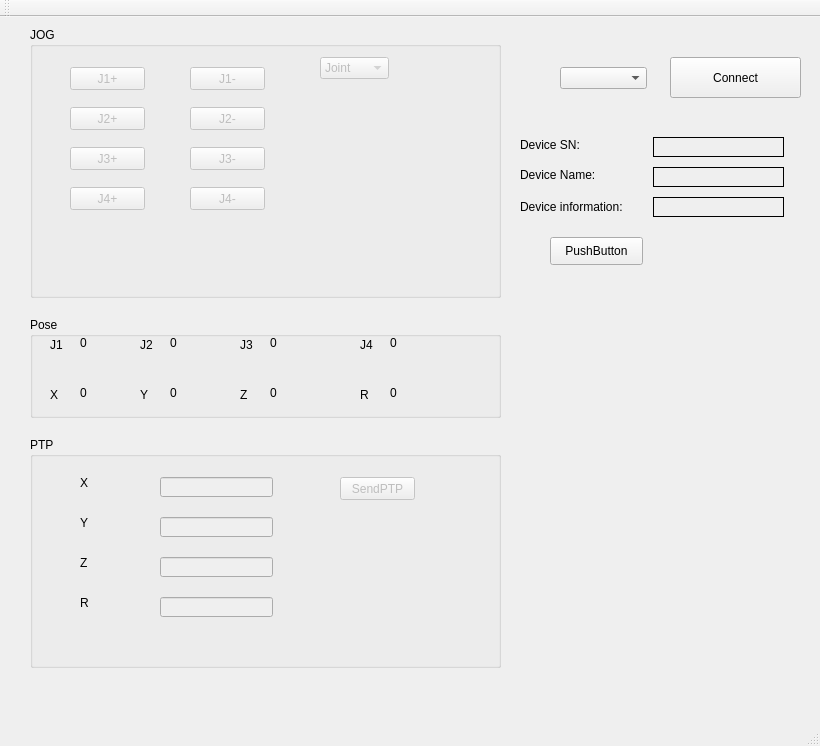
<?xml version="1.0" encoding="UTF-8"?>
<ui version="4.0">
 <class>MainWindow</class>
 <widget class="QMainWindow" name="MainWindow">
  <property name="geometry">
   <rect>
    <x>0</x>
    <y>0</y>
    <width>820</width>
    <height>746</height>
   </rect>
  </property>
  <property name="windowTitle">
   <string>MainWindow</string>
  </property>
  <widget class="QWidget" name="centralWidget">
   <widget class="QGroupBox" name="groupBox">
    <property name="geometry">
     <rect>
      <x>30</x>
      <y>10</y>
      <width>471</width>
      <height>271</height>
     </rect>
    </property>
    <property name="title">
     <string>JOG</string>
    </property>
    <widget class="QPushButton" name="baseAngleAddBtn">
     <property name="enabled">
      <bool>false</bool>
     </property>
     <property name="geometry">
      <rect>
       <x>40</x>
       <y>40</y>
       <width>75</width>
       <height>23</height>
      </rect>
     </property>
     <property name="text">
      <string>J1+</string>
     </property>
    </widget>
    <widget class="QPushButton" name="baseAngleSubBtn">
     <property name="enabled">
      <bool>false</bool>
     </property>
     <property name="geometry">
      <rect>
       <x>160</x>
       <y>40</y>
       <width>75</width>
       <height>23</height>
      </rect>
     </property>
     <property name="text">
      <string>J1-</string>
     </property>
    </widget>
    <widget class="QPushButton" name="longArmAddBtn">
     <property name="enabled">
      <bool>false</bool>
     </property>
     <property name="geometry">
      <rect>
       <x>40</x>
       <y>80</y>
       <width>75</width>
       <height>23</height>
      </rect>
     </property>
     <property name="text">
      <string>J2+</string>
     </property>
    </widget>
    <widget class="QPushButton" name="longArmSubBtn">
     <property name="enabled">
      <bool>false</bool>
     </property>
     <property name="geometry">
      <rect>
       <x>160</x>
       <y>80</y>
       <width>75</width>
       <height>23</height>
      </rect>
     </property>
     <property name="text">
      <string>J2-</string>
     </property>
    </widget>
    <widget class="QPushButton" name="shortArmAddBtn">
     <property name="enabled">
      <bool>false</bool>
     </property>
     <property name="geometry">
      <rect>
       <x>40</x>
       <y>120</y>
       <width>75</width>
       <height>23</height>
      </rect>
     </property>
     <property name="text">
      <string>J3+</string>
     </property>
    </widget>
    <widget class="QPushButton" name="shortArmSubBtn">
     <property name="enabled">
      <bool>false</bool>
     </property>
     <property name="geometry">
      <rect>
       <x>160</x>
       <y>120</y>
       <width>75</width>
       <height>23</height>
      </rect>
     </property>
     <property name="text">
      <string>J3-</string>
     </property>
    </widget>
    <widget class="QPushButton" name="rHeadAddBtn">
     <property name="enabled">
      <bool>false</bool>
     </property>
     <property name="geometry">
      <rect>
       <x>40</x>
       <y>160</y>
       <width>75</width>
       <height>23</height>
      </rect>
     </property>
     <property name="text">
      <string>J4+</string>
     </property>
    </widget>
    <widget class="QPushButton" name="rHeadSubBtn">
     <property name="enabled">
      <bool>false</bool>
     </property>
     <property name="geometry">
      <rect>
       <x>160</x>
       <y>160</y>
       <width>75</width>
       <height>23</height>
      </rect>
     </property>
     <property name="text">
      <string>J4-</string>
     </property>
    </widget>
    <widget class="QComboBox" name="teachMode">
     <property name="enabled">
      <bool>false</bool>
     </property>
     <property name="geometry">
      <rect>
       <x>290</x>
       <y>30</y>
       <width>69</width>
       <height>22</height>
      </rect>
     </property>
     <item>
      <property name="text">
       <string>Joint</string>
      </property>
     </item>
     <item>
      <property name="text">
       <string>Axis</string>
      </property>
     </item>
    </widget>
   </widget>
   <widget class="QGroupBox" name="groupBox_2">
    <property name="geometry">
     <rect>
      <x>30</x>
      <y>300</y>
      <width>471</width>
      <height>101</height>
     </rect>
    </property>
    <property name="title">
     <string>Pose</string>
    </property>
    <widget class="QLabel" name="label">
     <property name="geometry">
      <rect>
       <x>20</x>
       <y>20</y>
       <width>21</width>
       <height>16</height>
      </rect>
     </property>
     <property name="text">
      <string>J1</string>
     </property>
    </widget>
    <widget class="QLabel" name="label_2">
     <property name="geometry">
      <rect>
       <x>20</x>
       <y>70</y>
       <width>16</width>
       <height>16</height>
      </rect>
     </property>
     <property name="text">
      <string>X</string>
     </property>
    </widget>
    <widget class="QLabel" name="label_3">
     <property name="geometry">
      <rect>
       <x>110</x>
       <y>20</y>
       <width>16</width>
       <height>16</height>
      </rect>
     </property>
     <property name="text">
      <string>J2</string>
     </property>
    </widget>
    <widget class="QLabel" name="label_4">
     <property name="geometry">
      <rect>
       <x>210</x>
       <y>20</y>
       <width>16</width>
       <height>16</height>
      </rect>
     </property>
     <property name="text">
      <string>J3</string>
     </property>
    </widget>
    <widget class="QLabel" name="label_5">
     <property name="geometry">
      <rect>
       <x>330</x>
       <y>20</y>
       <width>16</width>
       <height>16</height>
      </rect>
     </property>
     <property name="text">
      <string>J4</string>
     </property>
    </widget>
    <widget class="QLabel" name="label_6">
     <property name="geometry">
      <rect>
       <x>110</x>
       <y>70</y>
       <width>16</width>
       <height>16</height>
      </rect>
     </property>
     <property name="text">
      <string>Y</string>
     </property>
    </widget>
    <widget class="QLabel" name="label_7">
     <property name="geometry">
      <rect>
       <x>210</x>
       <y>70</y>
       <width>16</width>
       <height>16</height>
      </rect>
     </property>
     <property name="text">
      <string>Z</string>
     </property>
    </widget>
    <widget class="QLabel" name="label_8">
     <property name="geometry">
      <rect>
       <x>330</x>
       <y>70</y>
       <width>16</width>
       <height>16</height>
      </rect>
     </property>
     <property name="text">
      <string>R</string>
     </property>
    </widget>
    <widget class="QLabel" name="joint1Label">
     <property name="enabled">
      <bool>true</bool>
     </property>
     <property name="geometry">
      <rect>
       <x>50</x>
       <y>20</y>
       <width>54</width>
       <height>12</height>
      </rect>
     </property>
     <property name="text">
      <string>0</string>
     </property>
    </widget>
    <widget class="QLabel" name="xLabel">
     <property name="enabled">
      <bool>true</bool>
     </property>
     <property name="geometry">
      <rect>
       <x>50</x>
       <y>70</y>
       <width>54</width>
       <height>12</height>
      </rect>
     </property>
     <property name="text">
      <string>0</string>
     </property>
    </widget>
    <widget class="QLabel" name="joint2Label">
     <property name="geometry">
      <rect>
       <x>140</x>
       <y>20</y>
       <width>54</width>
       <height>12</height>
      </rect>
     </property>
     <property name="text">
      <string>0</string>
     </property>
    </widget>
    <widget class="QLabel" name="yLabel">
     <property name="geometry">
      <rect>
       <x>140</x>
       <y>70</y>
       <width>54</width>
       <height>12</height>
      </rect>
     </property>
     <property name="text">
      <string>0</string>
     </property>
    </widget>
    <widget class="QLabel" name="joint3Label">
     <property name="geometry">
      <rect>
       <x>240</x>
       <y>20</y>
       <width>54</width>
       <height>12</height>
      </rect>
     </property>
     <property name="text">
      <string>0</string>
     </property>
    </widget>
    <widget class="QLabel" name="zLabel">
     <property name="geometry">
      <rect>
       <x>240</x>
       <y>70</y>
       <width>54</width>
       <height>12</height>
      </rect>
     </property>
     <property name="text">
      <string>0</string>
     </property>
    </widget>
    <widget class="QLabel" name="rLabel">
     <property name="geometry">
      <rect>
       <x>360</x>
       <y>70</y>
       <width>54</width>
       <height>12</height>
      </rect>
     </property>
     <property name="text">
      <string>0</string>
     </property>
    </widget>
    <widget class="QLabel" name="joint4Label">
     <property name="geometry">
      <rect>
       <x>360</x>
       <y>20</y>
       <width>54</width>
       <height>12</height>
      </rect>
     </property>
     <property name="text">
      <string>0</string>
     </property>
    </widget>
   </widget>
   <widget class="QGroupBox" name="groupBox_3">
    <property name="geometry">
     <rect>
      <x>30</x>
      <y>420</y>
      <width>471</width>
      <height>231</height>
     </rect>
    </property>
    <property name="title">
     <string>PTP</string>
    </property>
    <widget class="QLineEdit" name="xPTPEdit">
     <property name="enabled">
      <bool>false</bool>
     </property>
     <property name="geometry">
      <rect>
       <x>130</x>
       <y>40</y>
       <width>113</width>
       <height>20</height>
      </rect>
     </property>
    </widget>
    <widget class="QLineEdit" name="yPTPEdit">
     <property name="enabled">
      <bool>false</bool>
     </property>
     <property name="geometry">
      <rect>
       <x>130</x>
       <y>80</y>
       <width>113</width>
       <height>20</height>
      </rect>
     </property>
    </widget>
    <widget class="QLineEdit" name="zPTPEdit">
     <property name="enabled">
      <bool>false</bool>
     </property>
     <property name="geometry">
      <rect>
       <x>130</x>
       <y>120</y>
       <width>113</width>
       <height>20</height>
      </rect>
     </property>
    </widget>
    <widget class="QLineEdit" name="rPTPEdit">
     <property name="enabled">
      <bool>false</bool>
     </property>
     <property name="geometry">
      <rect>
       <x>130</x>
       <y>160</y>
       <width>113</width>
       <height>20</height>
      </rect>
     </property>
    </widget>
    <widget class="QLabel" name="label_17">
     <property name="geometry">
      <rect>
       <x>50</x>
       <y>40</y>
       <width>54</width>
       <height>12</height>
      </rect>
     </property>
     <property name="text">
      <string>X</string>
     </property>
    </widget>
    <widget class="QLabel" name="label_18">
     <property name="geometry">
      <rect>
       <x>50</x>
       <y>80</y>
       <width>54</width>
       <height>12</height>
      </rect>
     </property>
     <property name="text">
      <string>Y</string>
     </property>
    </widget>
    <widget class="QLabel" name="label_19">
     <property name="geometry">
      <rect>
       <x>50</x>
       <y>120</y>
       <width>54</width>
       <height>12</height>
      </rect>
     </property>
     <property name="text">
      <string>Z</string>
     </property>
    </widget>
    <widget class="QLabel" name="label_20">
     <property name="geometry">
      <rect>
       <x>50</x>
       <y>160</y>
       <width>54</width>
       <height>12</height>
      </rect>
     </property>
     <property name="text">
      <string>R</string>
     </property>
    </widget>
    <widget class="QPushButton" name="sendBtn">
     <property name="enabled">
      <bool>false</bool>
     </property>
     <property name="geometry">
      <rect>
       <x>310</x>
       <y>40</y>
       <width>75</width>
       <height>23</height>
      </rect>
     </property>
     <property name="text">
      <string>SendPTP</string>
     </property>
    </widget>
   </widget>
   <widget class="QPushButton" name="connectBtn">
    <property name="geometry">
     <rect>
      <x>670</x>
      <y>40</y>
      <width>131</width>
      <height>41</height>
     </rect>
    </property>
    <property name="text">
     <string>Connect</string>
    </property>
   </widget>
   <widget class="QLabel" name="label_9">
    <property name="geometry">
     <rect>
      <x>520</x>
      <y>120</y>
      <width>71</width>
      <height>16</height>
     </rect>
    </property>
    <property name="text">
     <string>Device SN:</string>
    </property>
   </widget>
   <widget class="QLabel" name="label_10">
    <property name="geometry">
     <rect>
      <x>520</x>
      <y>150</y>
      <width>81</width>
      <height>16</height>
     </rect>
    </property>
    <property name="text">
     <string>Device Name:</string>
    </property>
   </widget>
   <widget class="QLabel" name="label_11">
    <property name="geometry">
     <rect>
      <x>520</x>
      <y>180</y>
      <width>121</width>
      <height>20</height>
     </rect>
    </property>
    <property name="text">
     <string>Device information:</string>
    </property>
   </widget>
   <widget class="QLabel" name="deviceSNLabel">
    <property name="geometry">
     <rect>
      <x>653</x>
      <y>120</y>
      <width>131</width>
      <height>20</height>
     </rect>
    </property>
    <property name="frameShape">
     <enum>QFrame::Panel</enum>
    </property>
    <property name="text">
     <string/>
    </property>
   </widget>
   <widget class="QLabel" name="DeviceNameLabel">
    <property name="geometry">
     <rect>
      <x>653</x>
      <y>150</y>
      <width>131</width>
      <height>20</height>
     </rect>
    </property>
    <property name="frameShape">
     <enum>QFrame::Panel</enum>
    </property>
    <property name="text">
     <string/>
    </property>
    <property name="textFormat">
     <enum>Qt::AutoText</enum>
    </property>
   </widget>
   <widget class="QLabel" name="DeviceInfoLabel">
    <property name="geometry">
     <rect>
      <x>653</x>
      <y>180</y>
      <width>131</width>
      <height>20</height>
     </rect>
    </property>
    <property name="frameShape">
     <enum>QFrame::Panel</enum>
    </property>
    <property name="frameShadow">
     <enum>QFrame::Plain</enum>
    </property>
    <property name="text">
     <string/>
    </property>
   </widget>
   <widget class="QComboBox" name="combox1">
    <property name="geometry">
     <rect>
      <x>560</x>
      <y>50</y>
      <width>87</width>
      <height>22</height>
     </rect>
    </property>
   </widget>
   <widget class="QPushButton" name="pushBtn">
    <property name="geometry">
     <rect>
      <x>550</x>
      <y>220</y>
      <width>93</width>
      <height>28</height>
     </rect>
    </property>
    <property name="text">
     <string>PushButton</string>
    </property>
   </widget>
  </widget>
  <widget class="QMenuBar" name="menuBar">
   <property name="geometry">
    <rect>
     <x>0</x>
     <y>0</y>
     <width>820</width>
     <height>26</height>
    </rect>
   </property>
  </widget>
  <widget class="QToolBar" name="mainToolBar">
   <attribute name="toolBarArea">
    <enum>TopToolBarArea</enum>
   </attribute>
   <attribute name="toolBarBreak">
    <bool>false</bool>
   </attribute>
  </widget>
  <widget class="QStatusBar" name="statusBar"/>
 </widget>
 <layoutdefault spacing="6" margin="11"/>
 <resources/>
 <connections/>
</ui>
